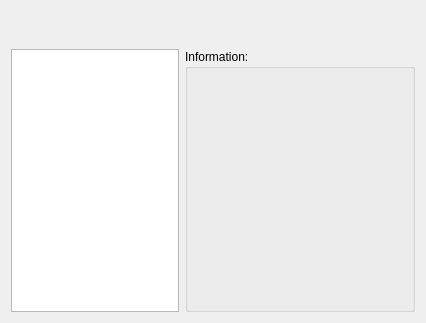
<?xml version="1.0" encoding="UTF-8"?>
<ui version="4.0">
 <class>NodesInformationDialog</class>
 <widget class="QWidget" name="NodesInformationDialog">
  <property name="geometry">
   <rect>
    <x>0</x>
    <y>0</y>
    <width>426</width>
    <height>323</height>
   </rect>
  </property>
  <property name="windowTitle">
   <string>Spine Information</string>
  </property>
  <layout class="QVBoxLayout" name="verticalLayout">
   <item>
    <layout class="QHBoxLayout" name="horizontalLayout">
     <item>
      <widget class="QPushButton" name="m_writeDataToFile">
       <property name="sizePolicy">
        <sizepolicy hsizetype="Fixed" vsizetype="Fixed">
         <horstretch>0</horstretch>
         <verstretch>0</verstretch>
        </sizepolicy>
       </property>
       <property name="minimumSize">
        <size>
         <width>32</width>
         <height>32</height>
        </size>
       </property>
       <property name="maximumSize">
        <size>
         <width>32</width>
         <height>32</height>
        </size>
       </property>
       <property name="baseSize">
        <size>
         <width>32</width>
         <height>32</height>
        </size>
       </property>
       <property name="toolTip">
        <string>Export nodes for all Spine Segmentations</string>
       </property>
       <property name="text">
        <string/>
       </property>
       <property name="iconSize">
        <size>
         <width>22</width>
         <height>22</height>
        </size>
       </property>
       <property name="flat">
        <bool>true</bool>
       </property>
      </widget>
     </item>
     <item>
      <spacer name="horizontalSpacer_5">
       <property name="orientation">
        <enum>Qt::Horizontal</enum>
       </property>
       <property name="sizeHint" stdset="0">
        <size>
         <width>40</width>
         <height>20</height>
        </size>
       </property>
      </spacer>
     </item>
    </layout>
   </item>
   <item>
    <layout class="QHBoxLayout" name="horizontalLayout_2">
     <item>
      <widget class="QListView" name="m_list">
       <property name="minimumSize">
        <size>
         <width>150</width>
         <height>0</height>
        </size>
       </property>
      </widget>
     </item>
     <item>
      <widget class="QGroupBox" name="m_group">
       <property name="minimumSize">
        <size>
         <width>230</width>
         <height>0</height>
        </size>
       </property>
       <property name="title">
        <string>Information:</string>
       </property>
       <layout class="QVBoxLayout" name="verticalLayout_2"/>
      </widget>
     </item>
    </layout>
   </item>
  </layout>
 </widget>
 <resources/>
 <connections/>
</ui>
